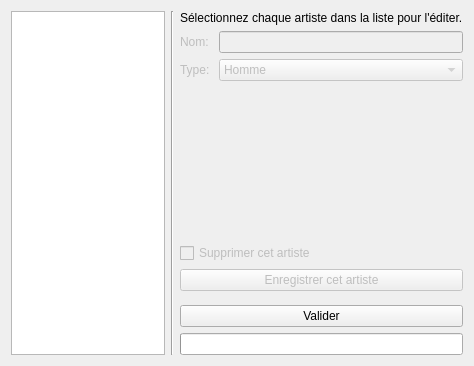
<?xml version="1.0" encoding="UTF-8"?>
<ui version="4.0">
 <class>InitAnalyzeArtist</class>
 <widget class="QWidget" name="InitAnalyzeArtist">
  <property name="geometry">
   <rect>
    <x>0</x>
    <y>0</y>
    <width>474</width>
    <height>366</height>
   </rect>
  </property>
  <property name="sizePolicy">
   <sizepolicy hsizetype="Maximum" vsizetype="Maximum">
    <horstretch>0</horstretch>
    <verstretch>0</verstretch>
   </sizepolicy>
  </property>
  <property name="windowTitle">
   <string>Form</string>
  </property>
  <layout class="QHBoxLayout" name="horizontalLayout">
   <item>
    <widget class="QTableView" name="table"/>
   </item>
   <item>
    <widget class="Line" name="line">
     <property name="orientation">
      <enum>Qt::Vertical</enum>
     </property>
    </widget>
   </item>
   <item>
    <layout class="QVBoxLayout" name="Vlayout">
     <item>
      <widget class="QLabel" name="label">
       <property name="sizePolicy">
        <sizepolicy hsizetype="Fixed" vsizetype="Fixed">
         <horstretch>0</horstretch>
         <verstretch>0</verstretch>
        </sizepolicy>
       </property>
       <property name="text">
        <string>Sélectionnez chaque artiste dans la liste pour l'éditer.</string>
       </property>
      </widget>
     </item>
     <item>
      <layout class="QFormLayout" name="formLayout">
       <item row="0" column="1">
        <widget class="QLineEdit" name="lineEdit">
         <property name="enabled">
          <bool>false</bool>
         </property>
         <property name="sizePolicy">
          <sizepolicy hsizetype="Ignored" vsizetype="Fixed">
           <horstretch>0</horstretch>
           <verstretch>0</verstretch>
          </sizepolicy>
         </property>
        </widget>
       </item>
       <item row="0" column="0">
        <widget class="QLabel" name="labelName">
         <property name="enabled">
          <bool>false</bool>
         </property>
         <property name="sizePolicy">
          <sizepolicy hsizetype="Fixed" vsizetype="Preferred">
           <horstretch>0</horstretch>
           <verstretch>0</verstretch>
          </sizepolicy>
         </property>
         <property name="text">
          <string>Nom: </string>
         </property>
        </widget>
       </item>
       <item row="1" column="1">
        <widget class="QComboBox" name="selectType">
         <property name="enabled">
          <bool>false</bool>
         </property>
         <property name="sizePolicy">
          <sizepolicy hsizetype="Ignored" vsizetype="Fixed">
           <horstretch>0</horstretch>
           <verstretch>0</verstretch>
          </sizepolicy>
         </property>
         <item>
          <property name="text">
           <string>Homme</string>
          </property>
         </item>
         <item>
          <property name="text">
           <string>Femme</string>
          </property>
         </item>
         <item>
          <property name="text">
           <string>Groupe</string>
          </property>
         </item>
        </widget>
       </item>
       <item row="1" column="0">
        <widget class="QLabel" name="labelType">
         <property name="enabled">
          <bool>false</bool>
         </property>
         <property name="sizePolicy">
          <sizepolicy hsizetype="Fixed" vsizetype="Preferred">
           <horstretch>0</horstretch>
           <verstretch>0</verstretch>
          </sizepolicy>
         </property>
         <property name="text">
          <string>Type: </string>
         </property>
        </widget>
       </item>
      </layout>
     </item>
     <item>
      <widget class="QWidget" name="wButtonImage" native="true">
       <property name="minimumSize">
        <size>
         <width>150</width>
         <height>150</height>
        </size>
       </property>
      </widget>
     </item>
     <item>
      <widget class="QCheckBox" name="checkDelete">
       <property name="enabled">
        <bool>false</bool>
       </property>
       <property name="sizePolicy">
        <sizepolicy hsizetype="Ignored" vsizetype="Fixed">
         <horstretch>0</horstretch>
         <verstretch>0</verstretch>
        </sizepolicy>
       </property>
       <property name="text">
        <string>Supprimer cet artiste</string>
       </property>
      </widget>
     </item>
     <item>
      <widget class="QPushButton" name="buttonSave">
       <property name="enabled">
        <bool>false</bool>
       </property>
       <property name="sizePolicy">
        <sizepolicy hsizetype="Ignored" vsizetype="Fixed">
         <horstretch>0</horstretch>
         <verstretch>0</verstretch>
        </sizepolicy>
       </property>
       <property name="text">
        <string>Enregistrer cet artiste</string>
       </property>
      </widget>
     </item>
     <item>
      <spacer name="verticalSpacer">
       <property name="orientation">
        <enum>Qt::Vertical</enum>
       </property>
       <property name="sizeHint" stdset="0">
        <size>
         <width>20</width>
         <height>40</height>
        </size>
       </property>
      </spacer>
     </item>
     <item>
      <widget class="QPushButton" name="buttonValid">
       <property name="text">
        <string>Valider</string>
       </property>
      </widget>
     </item>
     <item>
      <widget class="QProgressBar" name="progressBar">
       <property name="sizePolicy">
        <sizepolicy hsizetype="Minimum" vsizetype="Fixed">
         <horstretch>0</horstretch>
         <verstretch>0</verstretch>
        </sizepolicy>
       </property>
       <property name="value">
        <number>0</number>
       </property>
       <property name="textVisible">
        <bool>false</bool>
       </property>
      </widget>
     </item>
    </layout>
   </item>
  </layout>
 </widget>
 <resources/>
 <connections/>
</ui>
